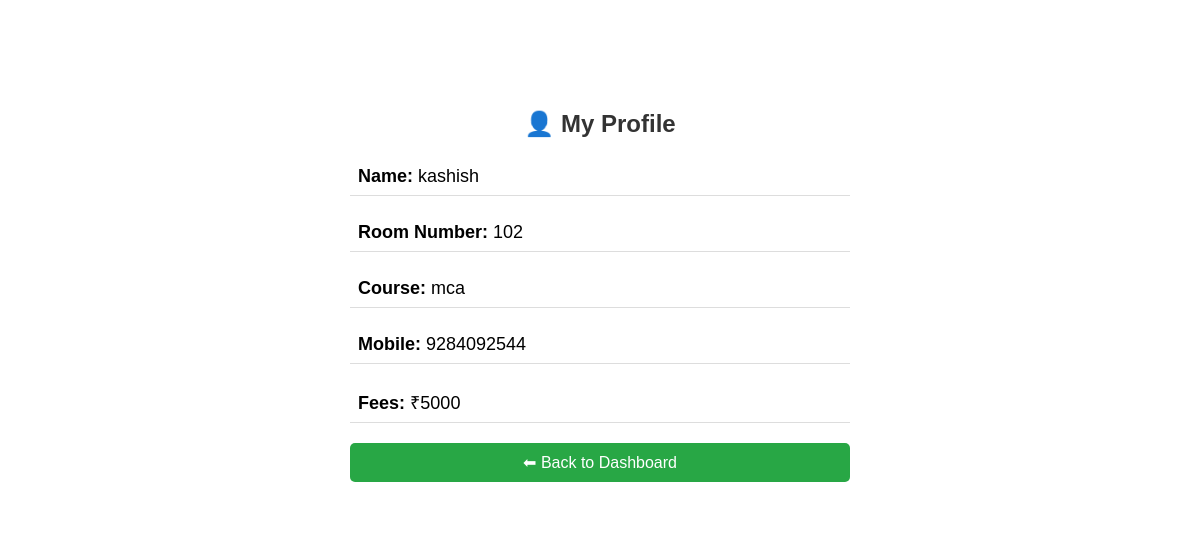
/my_profile.php (signed in), run on the app's committed database.
### tables this page shows
CREATE TABLE `student` (
  `id` int(11) NOT NULL,
  `name` varchar(100) NOT NULL,
  `room_no` int(11) NOT NULL,
  `course` varchar(100) NOT NULL,
  `mobile` varchar(15) NOT NULL,
  `fees` int(11) NOT NULL,
  `password` varchar(100) DEFAULT '12345'
);

### my_profile.php (the view, shortened to what this page needs)
<?php
$conn = mysqli_connect("localhost","root","","hostel_management");
$id = $_SESSION['student_id'];
$result = mysqli_query($conn,"SELECT * FROM student WHERE id='$id'");
$row = mysqli_fetch_assoc($result);
?>
<!DOCTYPE html>
<html>
<head>
</head>
<body>
<div class="profile-box">
<h2>👤 My Profile</h2>
<p><b>Name:</b> <?php echo $row['name']; ?></p>
<p><b>Room Number:</b> <?php echo $row['room_no']; ?></p>
<p><b>Course:</b> <?php echo $row['course']; ?></p>
<p><b>Mobile:</b> <?php echo $row['mobile']; ?></p>
<p><b>Fees:</b> ₹<?php echo $row['fees']; ?></p>
<a href="student_dashboard.php">⬅ Back to Dashboard</a>
</div>
</body>
</html>

### my_profile.php (style rules this page uses)
body { margin:0; font-family:Arial,sans-serif; background:url('https://images.unsplash.com/photo-1555854877-bab0e564b8d5?auto=format&fit=crop&w=1350&q=80'); background-size:cover; background-position:center; }
.profile-box { width:500px; margin:60px auto; background:rgba(255,255,255,0.9); padding:30px; border-radius:15px; }
h2 { text-align:center; color:#333; }
p { font-size:18px; padding:8px; border-bottom:1px solid #ddd; }
a { display:block; text-align:center; margin-top:20px; text-decoration:none; background:#28a745; color:white; padding:10px; border-radius:5px; }

### data on the page
student: name "kashish", room_no "102", course "mca", mobile "9284092544", fees "5000"
